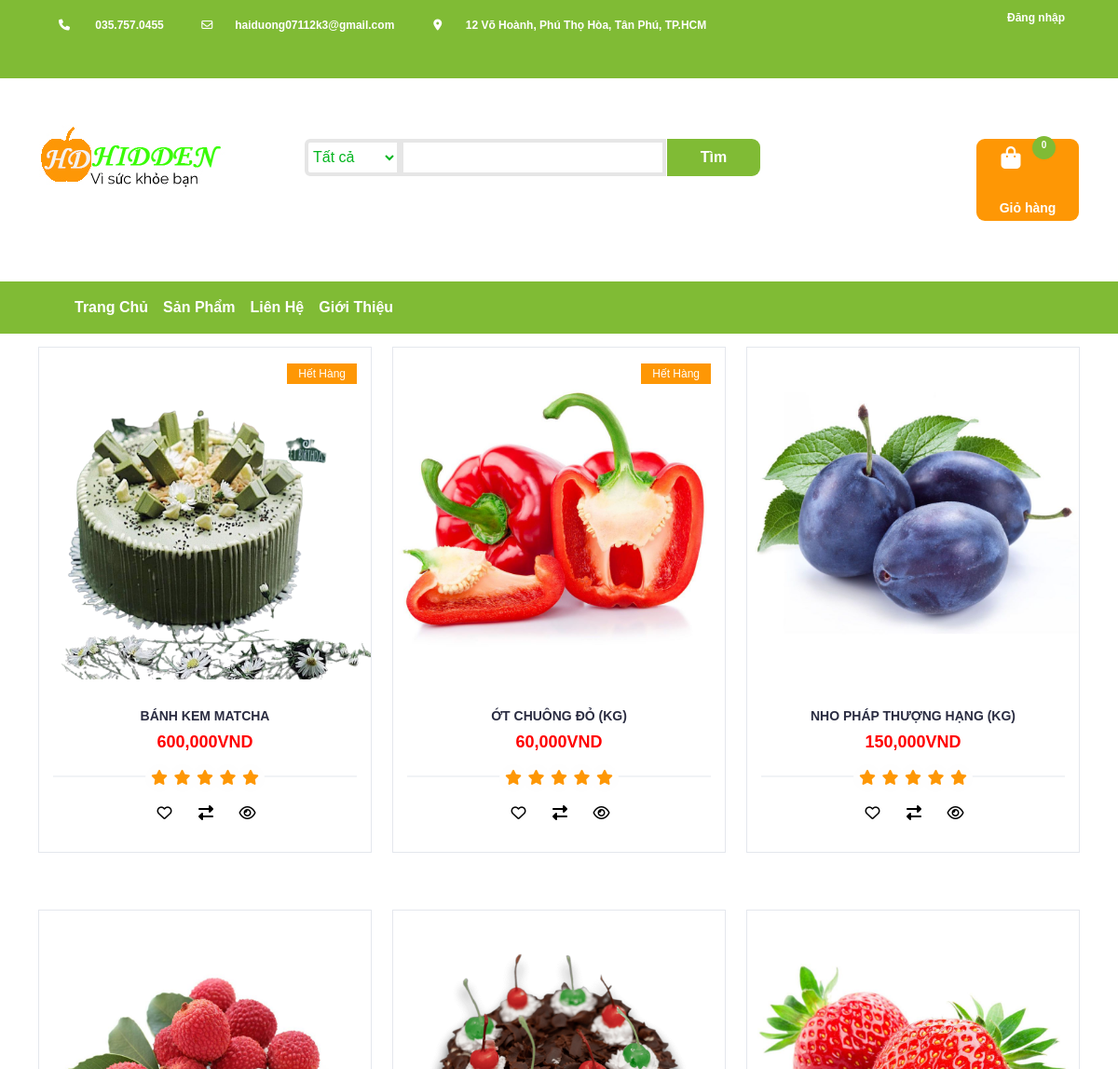
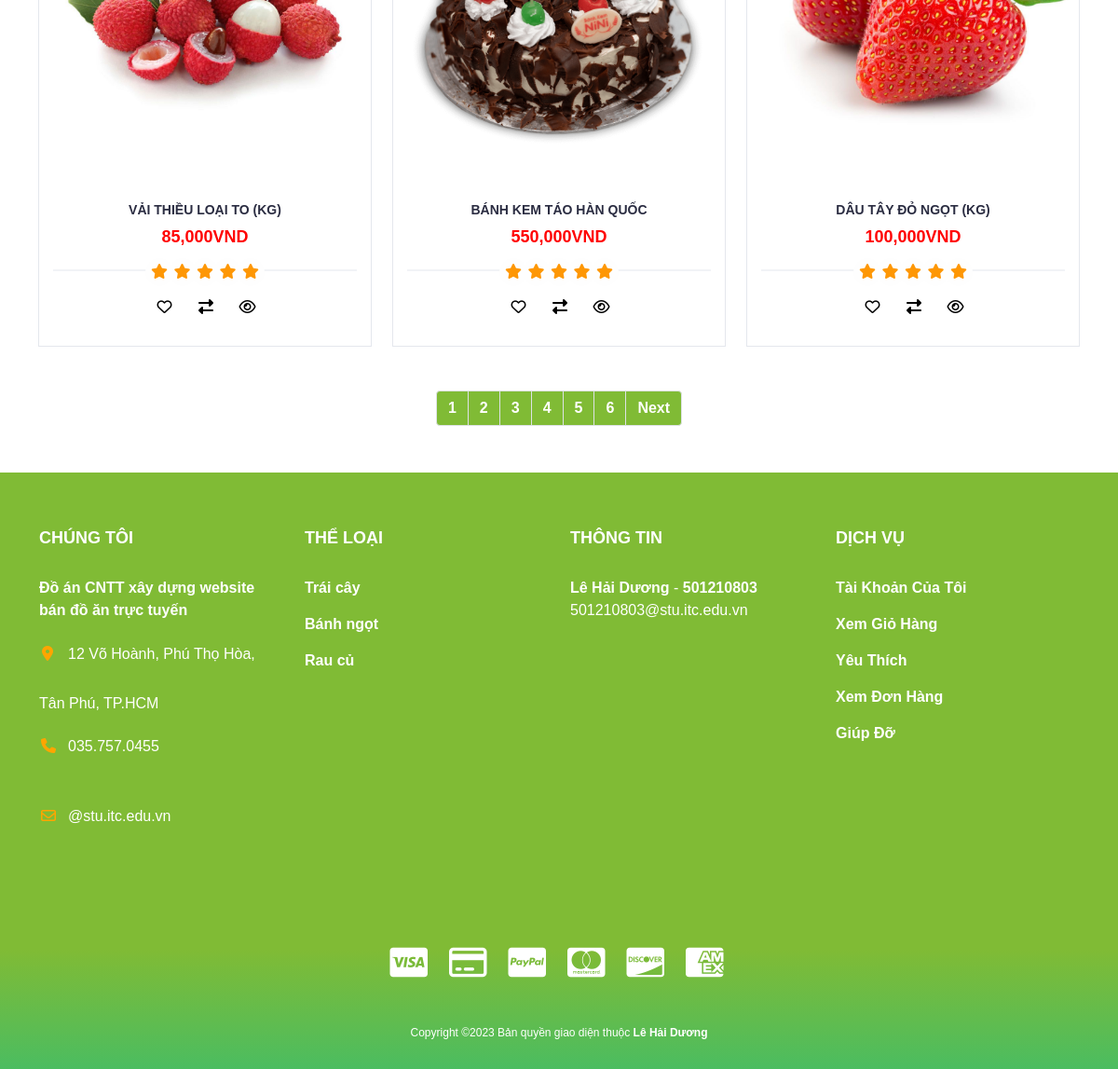
The app's page /index.php?act=products&type_id=2 with its own data (2 pictures, top to bottom).
### tables this page shows
CREATE TABLE `products` (
  `id` int(11) NOT NULL,
  `name` varchar(150) NOT NULL,
  `type_id` int(11) NOT NULL,
  `price` int(11) NOT NULL,
  `promotion` float NOT NULL,
  `pro_image` varchar(150) NOT NULL,
  `quantity` int(11) NOT NULL,
  `description` text NOT NULL,
  `sup_id` int(11) NOT NULL,
  `created_at` timestamp NOT NULL DEFAULT current_timestamp()
);

### Models/cart.php (called while the page is built, shortened)
<?php class cart
{
    public function countCart()
    {
        if (isset($_SESSION['cart'])) {
            $count = count($_SESSION['cart']);
        } else {
            $count = 0;
        }
        return $count;
    }
}

### Models/page.php (called while the page is built)
<?php
class page {
    function findPage($count,$limit){
        $page=(($count%$limit)==0)?$count/$limit:floor($count/$limit)+1;
        return $page;
    }
    function findStart($limit){
        if(!isset($_GET['page'])|| $_GET['page']==1){
            $start=0;
        }
        else{
            $start=($_GET['page']-1)*$limit;
    }
    return $start;
}
}
?>

### Models/connect.php (called while the page is built, shortened)
<?php
class connect
{
    var $db = null;
    public function __construct()
    {
        $dsn = 'mysql:host=localhost;dbname=fruitshop';
        $user = 'root';
        $pass = '';
        try {
            $this->db = new PDO($dsn, $user, $pass, array(PDO::MYSQL_ATTR_INIT_COMMAND => "SET NAMES utf8"));
        } catch (\Throwable $th) {
            echo $th;
        }
    }
    public function get_list($select)
    {
        $result = $this->db->query($select);
        return $result;
    }
    public function get_instance($select)
    {
        $result = $this->db->query($select);
        $result = $result->fetch();
        return $result;
    }
}

### Models/products.php (called while the page is built, shortened)
<?php
class products{
   public function countProducts($type_id,$keyword){
        $db=new connect();
        $select="select count(*) from products";
        $result=$db->get_instance($select);
        return $result[0];
    }
    public function getAllProductsPage($start,$limit,$type_id,$keyword){
        $db=new connect();
        $select="select * from products limit ".$start.",".$limit;
        $result=$db->get_list($select);
        return $result;
    }
}

### Views/products.php (the view, shortened to what this page needs)
<?php
$pr = new products();
$p = new page();
$limit = 6;
$type_id = 0;
$keyword = "";
$count = $pr->countProducts($type_id, $keyword);
$page = $p->findPage($count, $limit);
$start = $p->findStart($limit);
$current_page = isset($_GET['page']) ? $_GET['page'] : 1;
?>
<div id="sectionProducts">
	<div class="container">
		<div class="row">
			<div id="store" class="col-lg-12">
				<div class="row" id="containerProducts">
					<?php
					$pr = new products();
					$result = $pr->getAllProductsPage($start, $limit, $type_id, $keyword);
					while ($set = $result->fetch()) :
					?>
						<div class="col-md-4 col-xs-6">
							<div class="product mb-5">
								<div class="product-img">
									<img src="./Contents/img/<?php echo $set['pro_image'] ?>" alt="">
									<div class="product-label">
										<?php if ($set['quantity'] <= 0) : ?>
											<span class="new">Hết Hàng</span>
										<?php endif ?>
									</div>
								</div>
								<div class="product-body">
									<h3 class="product-name"><?php echo $set['name'] ?></h3>
									<?php
									if ($set['promotion'] == 0) {
										echo "<h4 class='product-price'>" . number_format($set['price']) . "VND</h4>";
									} else {
										echo "<h4 class='product-price'>" . number_format($set['promotion']) . "VND <del class='text-dark'>" . number_format($set['price']) . "VND </del></h4>";
									}
									?>
									<div class="product-rating">
										<i class="fa fa-star"></i>
										<i class="fa fa-star"></i>
										<i class="fa fa-star"></i>
										<i class="fa fa-star"></i>
										<i class="fa fa-star"></i>
									</div>
									<div class="product-btns">
										<a href="index.php?act=add_wishlist&id=<?php echo $set['id'] ?>"><button class="add-to-wishlist">
											<i class="fa fa-heart-o"></i><span class="tooltipp">add to wishlist</span></button></a>
										<a href=""><button class="add-to-compare"><i class="fa fa-exchange"></i><span class="tooltipp">add to compare</span></button></a>
										<a href="index.php?act=productDetail&id=<?php echo $set['id'] ?>&type_id=<?php echo $set['type_id'] ?>"><button class="quick-view"><i class="fa fa-eye"></i><span class="tooltipp">quick view</span></button></a>
									</div>
								</div>
								<a href="index.php?act=add_cart&id=<?php echo $set['id'] ?>">
									<div class="add-to-cart">
										<?php if ($set['quantity'] > 0) : ?>
											<button type="submit" name="submit" class="add-to-cart-btn"><i class="fa fa-shopping-cart" aria-hidden="true"></i>thêm vào giỏ</button>
										<?php endif ?>
									</div>
								</a>
							</div>
						</div>
					<?php endwhile ?>
				</div>
			</div>
		</div>
	</div>
	<ul class="pagination justify-content-center">
		<?php for ($i = 1; $i <= $page; $i++) : ?>
			<li class="page-item"><a class="page-link" href="index.php?act=products<?php if ($type_id != 0 && $keyword != "") {
																						echo "&" . "searchCol=" . "$type_id", "&keyword=" . "$keyword";
																					} else if ($type_id != 0) {
																						echo "&" . "searchCol=" . "$type_id";
																					} else if ($keyword != "") {
																						echo "&" . "keyword=" . "$keyword";
																					} ?>&page=<?php echo $i ?>"><?php echo $i ?></a></li>
		<?php endfor ?>
		<?php if ($current_page < $page &&  $page > 1) : ?>
			<li class="page-item"><a class="page-link" href="index.php?act=products<?php if ($type_id != 0 && $keyword != "") {
																						echo "&" . "searchCol=" . "$type_id", "&keyword=" . "$keyword";
																					} else if ($type_id != 0) {
																						echo "&" . "searchCol=" . "$type_id";
																					} else if ($keyword != "") {
																						echo "&" . "keyword=" . "$keyword";
																					} ?>&page=<?php echo $current_page + 1 ?>">Next</a></li>
		<?php endif ?>
	</ul>
</div>

### index.php (shortened to what this page needs)
<!DOCTYPE html>
<html lang="en">
<?php if (substr($_SERVER['PHP_SELF'], 17, 5) != "admin") :  include "./Views/head.php";
    include "./Views/header.php" ?>
    <body>
        <?php include "Controllers/user/userCtrl.php" ?>
    </body>
<?php include "./Views/footer.php";
endif ?>
</html>

### Views/head.php (shortened to what this page needs)
<head>
    <link href="https://cdn.jsdelivr.net/npm/bootstrap@5.0.2/dist/css/bootstrap.min.css" rel="stylesheet">
    <link rel="stylesheet" href="Contents/css/style.css">
</head>

### Views/header.php (shortened to what this page needs)
<header>
    <div id="top-header">
        <div class="container">
            <ul class="header-links">
                <li><a href="tel:0357570455"><i class="fa fa-phone"></i> 035.757.0455</a></li>
                <li><a href="mailto:haiduong07112k3@gmail.com"><i class="fa fa-envelope-o"></i>haiduong07112k3@gmail.com</a></li>
                <li><a href="https://goo.gl/maps/LYfAifHVSHyJGqGPA"><i class="fa fa-map-marker"></i>12 Võ Hoành, Phú Thọ Hòa, Tân Phú, TP.HCM</a></li>
                <?php if (isset($_SESSION['user_id'])) : ?>
                    <li>
                        <div class="dropdown">
                            <button type="button" class="dropdown-toggle text-white" data-bs-toggle="dropdown">
                                <?php echo $_SESSION['username'] ?>
                            </button>
                            <ul class="dropdown-menu">
                                <li><a href="index.php?act=profile" class="dropdown-item text-dark"><button type="button" class="btn">Hồ Sơ</button></a></li>
                                <li><a href="index.php?act=setting" class="dropdown-item text-dark"><Button type="button" class="btn">Cài Đặt</Button> </a></li>
                                <li><a href="index.php?act=logout" class="dropdown-item text-dark"><Button type="button" class="btn">Đăng Xuất</Button></a></li>
                            </ul>
                        </div>
                    </li>
                <?php else : ?>
                                <li><a href="index.php?act=login">Đăng nhập</a></li>
                <?php endif ?>
            </ul>
        </div>
    </div>
    <div id="header">
        <div class="container">
            <div class="row">
                <div class="col-lg-3">
                    <div class="header-logo">
                        <a href="index.php" class="logo">
                            <img src="./Contents/img/logobandoan.jpg" alt="logo">
                        </a>
                    </div>
                </div>
                <?php
                $keyword = "";
                $searchCol = 0;
                ?>
                <div class="col-lg-6">
                    <div class="header-search">
                        <form method="get" action="">
                            <select class="input-select" name="searchCol">
                                <option value="0" <?php if ($searchCol == 0) echo "selected" ?>>Tất cả</option>
                            </select>
                            <input name="keyword" class="input" value="<?php echo  $keyword ?>">
                            <button type="submit" class="search-btn" >Tìm</button>
                        </form>
                    </div>
                </div>
                <div class="col-lg-3">
                    <div class="header-ctn">
                        <div>
                        <a href="index.php?act=cart">
                            <i class="fa fa-shopping-bag"></i>
                            <span>Giỏ hàng</span>
                            <div class="qty">
                              <?php $cart = new cart();
                              $count = $cart->countCart();
                                echo $count;
                              ?>
                            </div>
                        </a>
                        </div>
                    </div>
                </div>
            </div>
        </div>
    </div>
</header>
<nav class="navbar navbar-expand-lg" id="navigation">
    <div class="container-fluid">
        <div class="collapse navbar-collapse" id="collapsibleNavbar">
            <ul class="navbar-nav">
                <li class="nav-item">
                    <a class="nav-link" href="index.php?act=home">Trang Chủ</a>
                </li>
                <li class="nav-item">
                    <a class="nav-link" href="index.php?act=products">Sản Phẩm</a>
                </li>
                <li class="nav-item">
                    <a class="nav-link" href="index.php?act=contact">Liên Hệ</a>
                </li>
                <li class="nav-item">
                    <a class="nav-link" href="index.php?act=about">Giới Thiệu</a>
                </li>
            </ul>
        </div>
    </div>
</nav>

### Controllers/user/userCtrl.php (shortened to what this page needs)
<?php
$act = 'home';
if (isset($_GET['act'])) {
    $act = $_GET['act'];
}
switch ($act) {
    case 'products':
        include "./Views/products.php";
        break;
}

### Views/footer.php (shortened to what this page needs)
<footer id="footer">
    <div class="section">
        <div class="container">
            <div class="row">
                <div class="col-lg-3">
                    <div class="footer">
                        <h3 class="footer-title">Chúng tôi</h3>
                        <p><strong>Đồ án CNTT xây dựng website bán đồ ăn trực tuyến</strong></p>
                        <ul class="footer-links">
                            <li><i class="fa fa-map-marker"></i>12 Võ Hoành, Phú Thọ Hòa, Tân Phú, TP.HCM</li>
                            <li><i class="fa fa-phone"></i>035.757.0455</li>
                            <li><i class="fa fa-envelope-o"></i>@stu.itc.edu.vn</li>
                        </ul>
                    </div>
                </div>
                <div class="col-lg-3">
                    <div class="footer">
                        <h3 class="footer-title">thể loại</h3>
                        <ul class="footer-links">
                            <li><a href="products.php?type_id=1"><strong>Trái cây</strong></a></li>
                            <li><a href="products.php?type_id=2"><strong>Bánh ngọt</strong></a></li>
                            <li><a href="products.php?type_id=3"><strong>Rau củ</strong></a></li>
                        </ul>
                    </div>
                </div>
                <div class="col-lg-3">
                    <div class="footer">
                        <h3 class="footer-title">thông tin</h3>
                        <ul class="footer-links">
                            <li><strong>Lê Hải Dương</strong> - <strong> 501210803 </strong>501210803@stu.itc.edu.vn</li>
                     </ul>
                    </div>
                </div>
                <div class="col-lg-3">
                    <div class="footer">
                        <h3 class="footer-title">Dịch vụ</h3>
                        <ul class="footer-links">
                            <li><a href="login/index.php">Tài Khoản Của Tôi</a></li>
                            <li><a href="#">Xem Giỏ Hàng</a></li>
                            <li><a href="#">Yêu Thích</a></li>
                            <li><a href="#">Xem Đơn Hàng</a></li>
                            <li><a href="#">Giúp Đỡ</a></li>
                        </ul>
                    </div>
                </div>
            </div>
        </div>
    </div>
    <div id="bottom-footer" class="section">
        <div class="container">
            <div class="row">
                <div class="col-md-12 text-center">
                    <ul class="footer-payments">
                        <li><a href="#"><i class="fa fa-cc-visa"></i></a></li>
                        <li><a href="#"><i class="fa fa-credit-card"></i></a></li>
                        <li><a href="#"><i class="fa fa-cc-paypal"></i></a></li>
                        <li><a href="#"><i class="fa fa-cc-mastercard"></i></a></li>
                        <li><a href="#"><i class="fa fa-cc-discover"></i></a></li>
                        <li><a href="#"><i class="fa fa-cc-amex"></i></a></li>
                    </ul>
                    <span class="copyright">
                        Copyright &copy; Bản quyền giao diện thuộc <strong> Lê Hải Dương </strong> </a>
                    </span>
                </div>
            </div>
        </div>
    </div>
</footer>

### records on screen
products: pro_image (picture), quantity "Hết Hàng", name "BÁNH KEM MATCHA", price "600,000"
products: pro_image (picture), quantity "Hết Hàng", name "ỚT CHUÔNG ĐỎ (KG)", price "60,000"
products: pro_image (picture), name "NHO PHÁP THƯỢNG HẠNG (KG)", price "150,000"
products: pro_image (picture), name "VẢI THIỀU LOẠI TO (KG)", price "85,000"
products: pro_image (picture), name "BÁNH KEM TÁO HÀN QUỐC", price "550,000"
products: pro_image (picture), name "DÂU TÂY ĐỎ NGỌT (KG)", price "100,000"

### other values on screen
$count "0"
